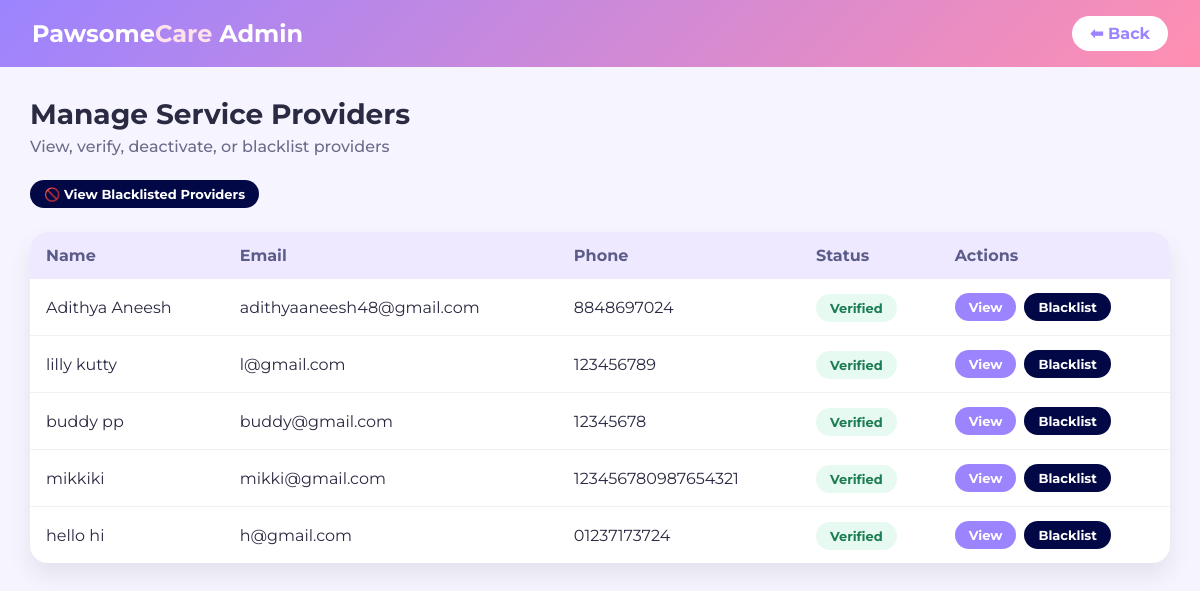
Page /provider_manage/ on the earlier database version.
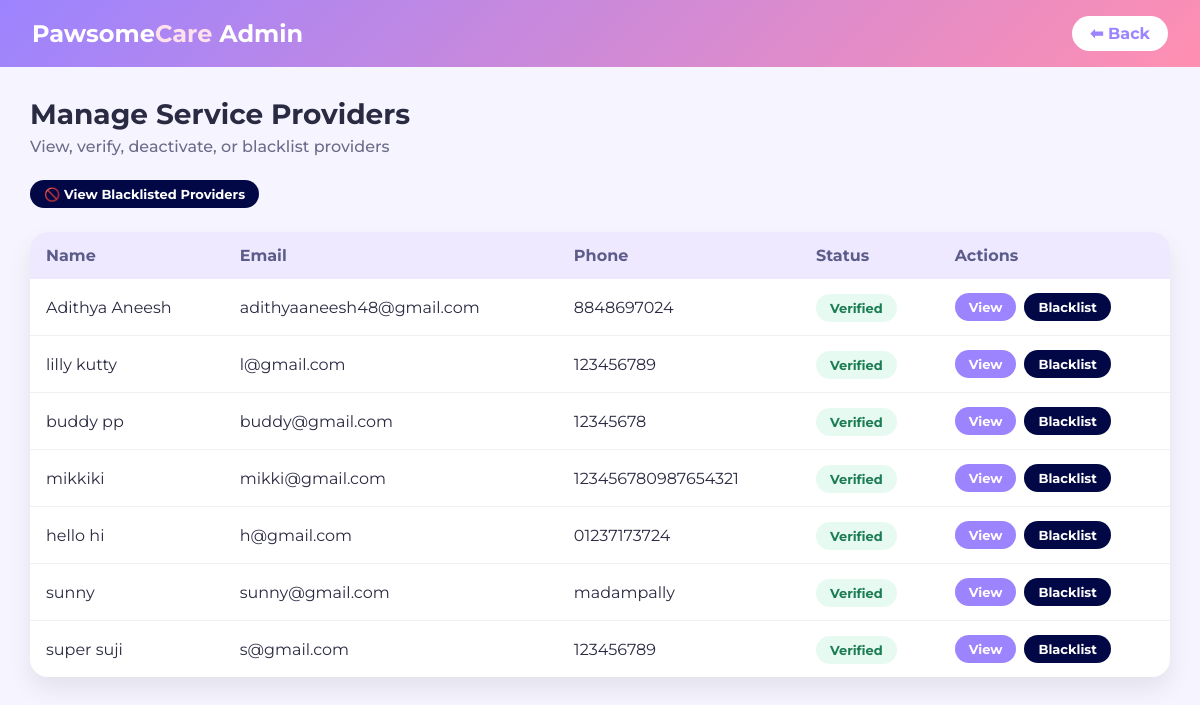
Same page on the later database version.
### PetCare/models.py (models this page shows, shortened)
class ServiceProvider(models.Model):
    PROVIDER_TYPE = (
        ('individual', 'Individual'),
        ('organization', 'Organization / Company'),
    )
    ID_TYPE = (
        ('aadhaar', 'Aadhaar'),
        ('pan', 'PAN'),
        ('passport', 'Passport'),
    )
    user = models.OneToOneField(Profile, on_delete=models.CASCADE)
    full_name = models.CharField(max_length=100,null=True,blank=True)
    phone_number = models.CharField(max_length=15,null=True,blank=True)
    provider_type = models.CharField(max_length=20, choices=PROVIDER_TYPE,null=True,blank=True)
    bio = models.TextField(null=True,blank=True)
    city = models.CharField(max_length=50,null=True,blank=True)
    address = models.TextField(null=True,blank=True)
    pincode = models.CharField(max_length=10,null=True,blank=True)
    latitude = models.FloatField(null=True, blank=True)
    longitude = models.FloatField(null=True, blank=True)
    travel_distance = models.FloatField(null=True, blank=True)
    services = models.JSONField(null=True,blank=True)  # store selected services
    id_type = models.CharField(max_length=20, choices=ID_TYPE,null=True,blank=True)
    id_number = models.CharField(max_length=50,unique=True,null=True,blank=True,help_text="Government ID number")
    id_proof = models.FileField(upload_to='providers/id/',null=True,blank=True)
    grooming_certificate = models.FileField(upload_to='providers/certificates/',null=True,blank=True)
    vet_license = models.FileField(upload_to='providers/certificates/',null=True,blank=True)
    training_certificate = models.FileField(upload_to='providers/certificates/',null=True,blank=True)
    organization_registration = models.FileField(upload_to='providers/certificates/',null=True,blank=True)
    is_verified = models.BooleanField(default=False)

class Profile(models.Model):
    user = models.OneToOneField(User,on_delete=models.CASCADE)
    ROLE_CHOICES = (
        ('customer','Customer'),
        ('service_providers','Service Providers')
    )
    role = models.CharField(max_length=50,choices=ROLE_CHOICES,default='customer')

### PetCare/views.py (the view)
# urls.py: path('provider_manage/',views.provider_manage,name='provider_manage'),
def provider_manage(request):
    providers = ServiceProvider.objects.filter(is_verified = True)
    return render(request,'admin/provider_manage.html',{'providers':providers})

### PetCare/templates/admin/provider_manage.html (shortened to what this page needs)
{% load static %}
<!DOCTYPE html>
<html lang="en">
<head>
    <link rel="stylesheet" href="{% static 'css/admin/provider_manage.css' %}">
</head>
<body>
<nav class="admin-navbar">
    <h2 class="logo">Pawsome<span>Care</span> Admin</h2>
    <a href="{% url 'admin_home' %}" class="back-btn">⬅ Back</a>
</nav>
<div class="container">
    <h1>Manage Service Providers</h1>
    <p class="subtitle">View, verify, deactivate, or blacklist providers</p>
    <div class="top-actions">
        <a href="{% url 'blacklist' %}" class="btn danger">
            🚫 View Blacklisted Providers
        </a>
    </div>
    <div class="table-wrapper">
        <table>
            <thead>
                <tr>
                    <th>Name</th>
                    <th>Email</th>
                    <th>Phone</th>
                    <th>Status</th>
                    <th>Actions</th>
                </tr>
            </thead>
            <tbody>
                {% for provider in providers %}
                <tr>
                    <td>{{ provider.full_name }}</td>
                    <td>{{ provider.user.user.email }}</td>
                    <td>{{ provider.phone_number }}</td>
                    <td>
                        {% if provider.is_blacklisted %}
                            <span class="status blacklisted">Blacklisted</span>
                        {% elif provider.is_verified %}
                            <span class="status verified">Verified</span>
                        {% else %}
                            <span class="status pending">Pending</span>
                        {% endif %}
                    </td>
                    <td class="actions">
                        <a href="#" class="btn view">
                            View
                        </a>
                        <a href="{% url 'blacklist_provider' provider.id %}" class="btn danger">
                            Blacklist
                        </a>
                    </td>
                </tr>
                {% empty %}
                <tr>
                    <td colspan="5" class="empty">No service providers found</td>
                </tr>
                {% endfor %}
            </tbody>
        </table>
    </div>
</div>
</body>
</html>

### PetCare/static/css/admin/provider_manage.css (style rules this page uses)
* { margin: 0; padding: 0; box-sizing: border-box; font-family: 'Montserrat', sans-serif; }
body { background: #F6F5FF; color: #2A2A42; }
.admin-navbar { background: linear-gradient(135deg, #9C84FF, #FF8FB1); padding: 16px 32px; display: flex; justify-content: space-between; align-items: center; color: white; }
.logo span { color: #FFE1EC; }
.back-btn { background: white; color: #9C84FF; padding: 8px 18px; border-radius: 20px; font-weight: 700; text-decoration: none; transition: 0.3s; }
.container { padding: 30px; }
h1 { font-size: 28px; margin-bottom: 6px; }
.subtitle { font-weight: 500; color: #6b6b8a; margin-bottom: 24px; }
.table-wrapper { background: white; border-radius: 18px; box-shadow: 0 12px 25px rgba(0,0,0,0.08); overflow-x: auto; }
table { width: 100%; border-collapse: collapse; }
thead { background: #EEE9FF; }
th, td { padding: 14px 16px; text-align: left; }
th { font-weight: 700; color: #5c5c8a; }
tbody tr:not(:last-child) { border-bottom: 1px solid #f0f0f5; }
.status { padding: 6px 14px; border-radius: 20px; font-size: 13px; font-weight: 700; }
.status.verified { background: #E7FAF1; color: #1c7c54; }
.actions { display: flex; gap: 8px; }
.btn { padding: 6px 14px; border-radius: 20px; font-size: 13px; font-weight: 700; text-decoration: none; transition: 0.3s; color: white; }
.btn.view { background: #9C84FF; }
.btn.danger { background: #020846; }
.top-actions { margin: 16px 0 24px; }
.top-actions .btn { display: inline-block; }

Differences in the rows shown:
added ServiceProvider: full_name "sunny", user.user.email "sunny@gmail.com", phone_number "madampally", is_verified "Verified"
added ServiceProvider: full_name "super suji", user.user.email "s@gmail.com", phone_number "123456789", is_verified "Verified"
